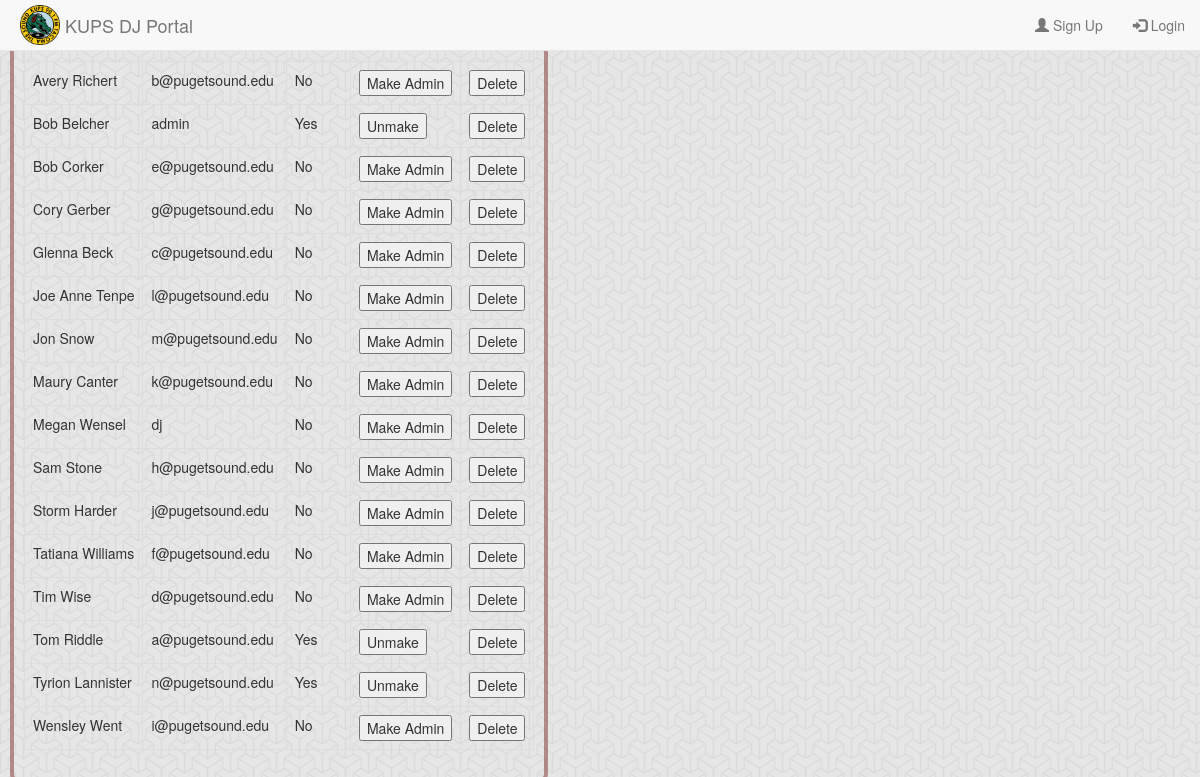
The app's page /manage-users.php with its own data.
### tables this page shows
CREATE TABLE IF NOT EXISTS user (
	name VARCHAR(20) NOT NULL,
	admin TINYINT(2) DEFAULT 0,
	password VARCHAR(20) NOT NULL,
	email VARCHAR(30) NOT NULL,
	PRIMARY KEY (email)
);

### _session.php (called while the page is built, shortened)
<?php
if (isset($_SESSION["loggedin"])) {
	$loggedin = true;
}
else {
	$loggedin = false;
}
?>

### _display-users.php (the view, shortened to what this page needs)
<?php
echo "<div class='content left-float'>";
	try
	{
		$db = new PDO("mysql:dbname=soundpod", 'root');
		$db -> setAttribute(PDO::ATTR_ERRMODE, PDO::ERRMODE_EXCEPTION);
		echo '<table class="table table-bordered" border="1">';
		echo '<tr><td>Name</td><td>Email</td><td>Admin?</td><td></td><td></td></tr>';
		$result = $db -> query ("SELECT * FROM user ORDER BY name");
		foreach ($result as $tuple)
		{
			$email = $tuple['email'];
			echo "<tr><td>".$tuple['name']."</td>";
			echo "<td>".$email."</td>";
			$me = ($email == $_SESSION["email"]);
			$admin = $tuple['admin'];
			if ($admin == 1) {
				echo "<td>Yes</td><td>";
				if (!$me) { echo "<form id='admin_form_$email' method='post' action='/_admin-user.php'><input type='hidden' name='email' value='$email' /><input type='submit' name='submit_$email' value='Unmake' /></form>"; }
				echo "</td>";
			}
			else {
				echo "<td>No</td><td>";
				echo "<form id='admin_form_$email' method='post' action='/_admin-user.php'><input type='hidden' name='email' value='$email' /><input type='submit' name='submit_$email' value='Make Admin' /></form>";
				echo "</td>";
			}
			echo "<td>";
			if (!$me) { echo "<form id='delete_form_$email' method='post' action='/_delete-user.php'><input type='hidden' name='email' value='$email' /><input type='submit' name='submit_$email' value='Delete' /></form>"; }
			echo "</td></tr>";
		}
		echo "</table>";
	}
	catch(PDOException $e) {
		print 'Exception : '.$e -> getMessage();
	}
echo "</div>";
?>

### manage-users.php (shortened to what this page needs)
<?php
include '_session.php';
?>
<!DOCTYPE html>
<html>
<head>
	<link rel="stylesheet" href="/assets/stylesheets/screen.css">
</head>
<body>
	<?php include '_header.php'; ?>
	<?php include '_display-users.php';?>

### _header.php (shortened to what this page needs)
<!DOCTYPE html>
<html>
<head>
	<link rel="stylesheet" href="https://maxcdn.bootstrapcdn.com/bootstrap/3.3.4/css/bootstrap.min.css">
	<link rel="stylesheet" href="/assets/stylesheets/screen.css">
	<link rel="stylesheet" href="/assets/stylesheets/datepicker.css">
</head>
<body>
<nav class="navbar navbar-default navbar-fixed-top">
  <div class="container-fluid">
    <div class="navbar-header">
	    <a href="<?php if ($loggedin) { echo '/index.php'; } else { echo '/index.php'; } ?>" style="float:left">
			<img src="/assets/images/kups.png" alt="DJ Portal" style="height:40px;margin:5px;float:left">
		</a>
	    <a class="navbar-brand" href="<?php if ($loggedin) { echo '/index.php'; } else { echo '/index.php'; } ?>">
	      	<p> KUPS DJ Portal</p>
		</a>
    </div>
    <div class="collapse navbar-collapse" id="myNavbar">
      <ul class="nav navbar-nav navbar-right">
      	<?php if ($loggedin) { ?>
        	<li><a href="/_logout.php"><span class="glyphicon glyphicon-log-out"></span> Logout</a></li>
        <?php } else { ?>
        	<li><a href="/sign-up.php"><span class="glyphicon glyphicon-user"></span> Sign Up</a></li>
        	<li><a href="/login.php"><span class="glyphicon glyphicon-log-in"></span> Login</a></li>
        <?php } ?>
      </ul>
    </div>
  </div>
</nav>

### assets/stylesheets/screen.css (style rules this page uses)
body { background: #ffffff url("/assets/images/background/escheresque.png") repeat left top; }
a { text-decoration: none; }
a:link, a:visited, a:hover, a:active { color: inherit; }
.content { border: 4px solid rgba(102, 0, 0, 0.4); -webkit-border-radius: 10px; -moz-border-radius: 10px; -ms-border-radius: 10px; border-radius: 10px; margin: 10px; padding: 10px; }
.left-float { float: left; }

### records on screen
user: name "Avery Richert", email "b@pugetsound.edu"
user: name "Bob Belcher", email "admin"
user: name "Bob Corker", email "e@pugetsound.edu"
user: name "Cory Gerber", email "g@pugetsound.edu"
user: name "Glenna Beck", email "c@pugetsound.edu"
user: name "Joe Anne Tenpe", email "l@pugetsound.edu"
user: name "Jon Snow", email "m@pugetsound.edu"
user: name "Maury Canter", email "k@pugetsound.edu"
user: name "Megan Wensel", email "dj"
user: name "Sam Stone", email "h@pugetsound.edu"
user: name "Storm Harder", email "j@pugetsound.edu"
user: name "Tatiana Williams", email "f@pugetsound.edu"
user: name "Tim Wise", email "d@pugetsound.edu"
user: name "Tom Riddle", email "a@pugetsound.edu"
user: name "Tyrion Lannister", email "n@pugetsound.edu"
user: name "Wensley Went", email "i@pugetsound.edu"
